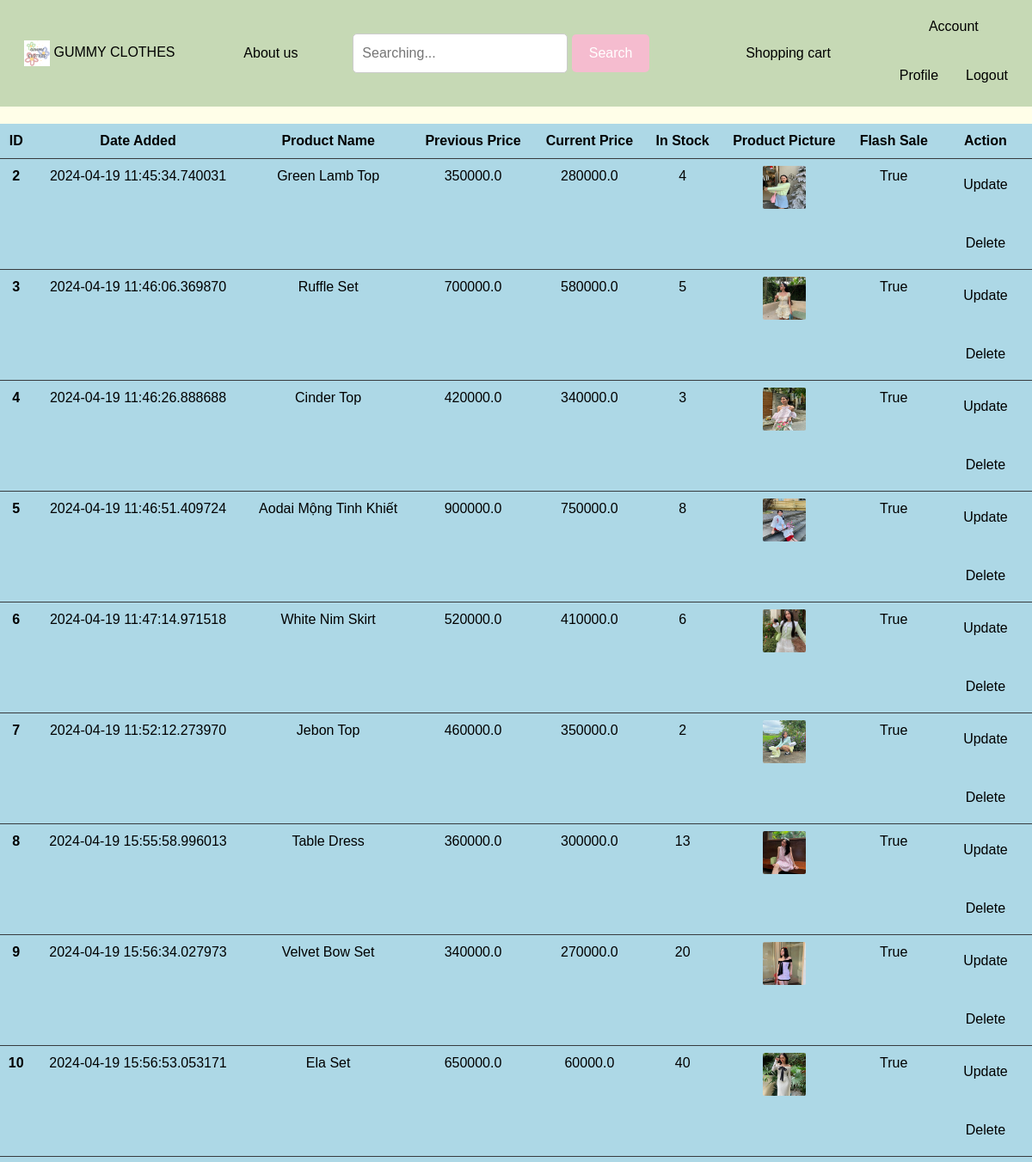
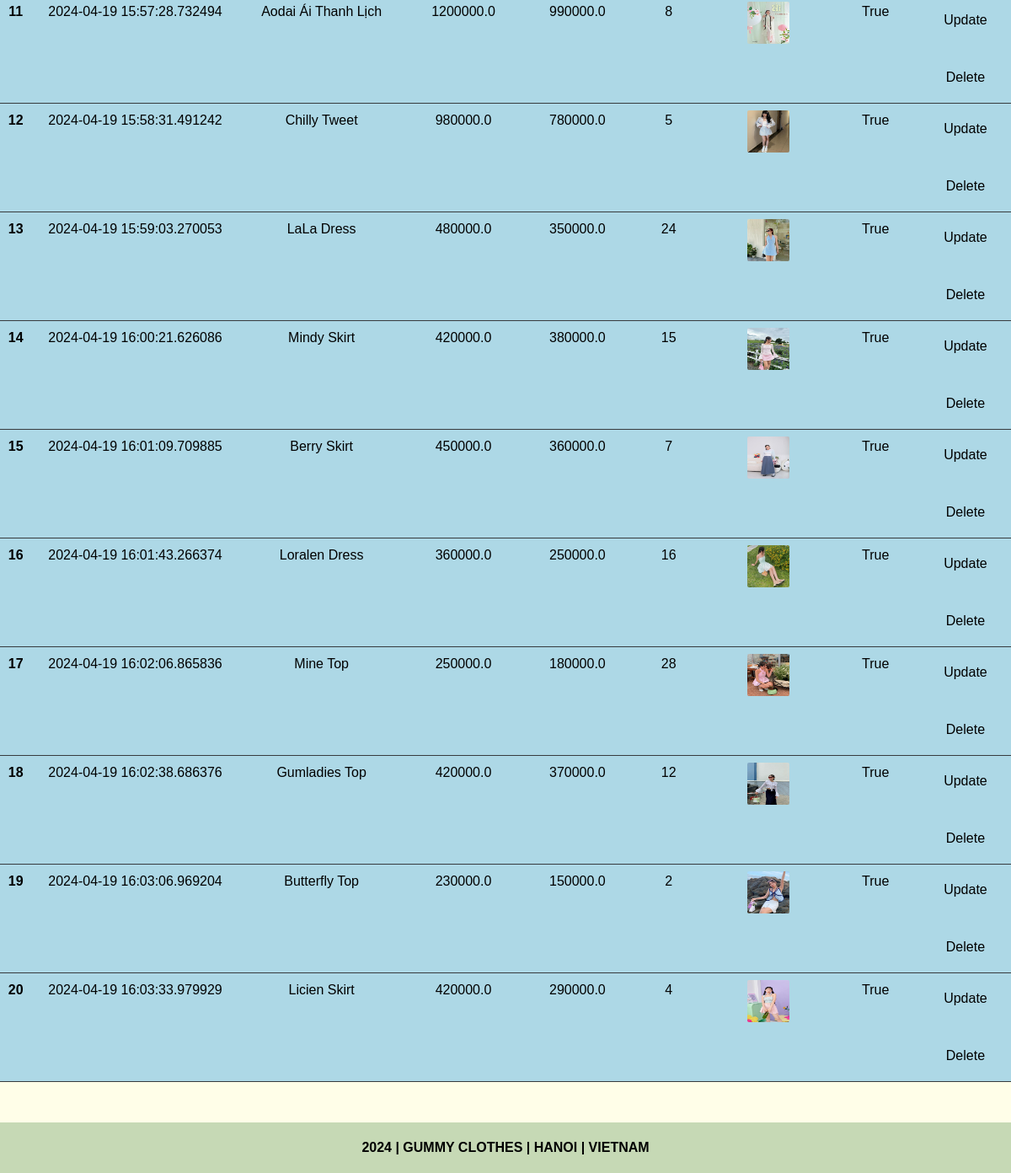
The page /shop-items (signed in) on the database its author committed (2 pictures, top to bottom).
### website/models.py (models this page shows, shortened)
class Product(db.Model):
    id = db.Column(db.Integer, primary_key=True)
    product_name = db.Column(db.String(100), nullable=False)
    current_price = db.Column(db.Float, nullable=False)
    previous_price = db.Column(db.Float, nullable=False)
    in_stock = db.Column(db.Integer, nullable=False)
    product_picture = db.Column(db.String(1000), nullable=False)
    flash_sale = db.Column(db.Boolean, default=False)
    date_added = db.Column(db.DateTime, default=datetime.utcnow)
    carts = db.relationship('Cart', backref=db.backref('product', lazy=True))
    orders = db.relationship('Order', backref=db.backref('product', lazy=True))

### website/admin.py (the view)
@admin.route('/shop-items', methods=['GET', 'POST'])
@login_required
def shop_items():
    if current_user.id == 1:
        items = Product.query.order_by(Product.date_added).all()
        return render_template('shop_items.html', items=items)
    return render_template('404.html')

### website/_init_.py (called while the page is built)
def create_app():
    app = Flask(__name__)
    app.config['SECRET_KEY'] = 'hbnwdvbn ajnbsjn ahe'
    app.config['SQLALCHEMY_DATABASE_URI'] = f'sqlite:///{DB_NAME}'
    db.init_app(app)
    @app.errorhandler(404)
    def page_not_found(error):
        return render_template('404.html')
    login_manager = LoginManager()
    login_manager.init_app(app)
    login_manager.login_view = 'auth.login'
    @login_manager.user_loader
    def load_user(id):
        return Customer.query.get(int(id))
    from .views import views
    from .auth import auth
    from .admin import admin
    from .models import Customer, Cart, Product, Order
    app.register_blueprint(views, url_prefix='/') # localhost:5000/about-us
    app.register_blueprint(auth, url_prefix='/') # localhost:5000/auth/change-password
    app.register_blueprint(admin, url_prefix='/')
    return app

### website/templates/shop_items.html (shortened to what this page needs)
{% extends 'base.html' %}
{% block body %}
{% if items | length < 1 %}
<h3 style="color: #624b53;">No Shop Items </h3>
{% else %}
<table class="table table-dark table-hover">
    <thead>
        <tr>
            <th scope="col">ID</th>
            <th scope="col">Date Added</th>
            <th scope="col">Product Name</th>
            <th scope="col">Previous Price</th>
            <th scope="col">Current Price</th>
            <th scope="col">In Stock</th>
            <th scope="col">Product Picture</th>
            <th scope="col">Flash Sale</th>
            <th scope="col">Action</th>
        </tr>
    </thead>
    <tbody>
        {% for item in items %}
        <tr>
            <th scope="row">{{ item.id }}</th>
            <td>{{ item.date_added }}</td>
            <td>{{ item.product_name }}</td>
            <td>{{ item.previous_price }}</td>
            <td>{{ item.current_price }}</td>
            <td>{{ item.in_stock }}</td>
            <td><img src="{{ item.product_picture }}" alt="" style="height: 50px; width: 50px; border-radius: 2px;"></td>
            <td>{{ item.flash_sale }}</td>
            <td>
                <a href="/update-item/{{ item.id }}">Update</a>
                <br>
                <a href="/delete-item/{{ item.id }}">Delete</a>
            </td>
        </tr>
        {% endfor %}
    </tbody>
</table>
{% endif %}
{% endblock %}

### website/static/css/style.css (style rules this page uses)
body { background-color: rgba(255, 254, 232, 255); }
body { font-family: Arial, sans-serif; margin: 0; padding: 0; }

### website/templates/base.html (style rules this page uses)
a { display: block; padding: 10px 15px; text-decoration: none; color: black; font-family: 'Montserrat', sans-serif; }

### website/templates/shop_items.html (style rules this page uses)
.table { margin-top: 20px; color: black; font-family: 'Montserrat', sans-serif; text-align: center; }

### rows shown on the page
Product: id "2", date_added "2024-04-19 11:45:34.740031", product_name "Green Lamb Top", previous_price "350000.0", current_price "280000.0", in_stock "4", product_picture (picture), flash_sale "True"
Product: id "3", date_added "2024-04-19 11:46:06.369870", product_name "Ruffle Set", previous_price "700000.0", current_price "580000.0", in_stock "5", product_picture (picture), flash_sale "True"
Product: id "4", date_added "2024-04-19 11:46:26.888688", product_name "Cinder Top", previous_price "420000.0", current_price "340000.0", in_stock "3", product_picture (picture), flash_sale "True"
Product: id "5", date_added "2024-04-19 11:46:51.409724", product_name "Aodai Mộng Tinh Khiết", previous_price "900000.0", current_price "750000.0", in_stock "8", product_picture (picture), flash_sale "True"
Product: id "6", date_added "2024-04-19 11:47:14.971518", product_name "White Nim Skirt", previous_price "520000.0", current_price "410000.0", in_stock "6", product_picture (picture), flash_sale "True"
Product: id "7", date_added "2024-04-19 11:52:12.273970", product_name "Jebon Top", previous_price "460000.0", current_price "350000.0", in_stock "2", product_picture (picture), flash_sale "True"
Product: id "8", date_added "2024-04-19 15:55:58.996013", product_name "Table Dress", previous_price "360000.0", current_price "300000.0", in_stock "13", product_picture (picture), flash_sale "True"
Product: id "9", date_added "2024-04-19 15:56:34.027973", product_name "Velvet Bow Set", previous_price "340000.0", current_price "270000.0", in_stock "20", product_picture (picture), flash_sale "True"
Product: id "10", date_added "2024-04-19 15:56:53.053171", product_name "Ela Set", previous_price "650000.0", current_price "60000.0", in_stock "40", product_picture (picture), flash_sale "True"
Product: id "11", date_added "2024-04-19 15:57:28.732494", product_name "Aodai Ái Thanh Lịch", previous_price "1200000.0", current_price "990000.0", in_stock "8", product_picture (picture), flash_sale "True"
Product: id "12", date_added "2024-04-19 15:58:31.491242", product_name "Chilly Tweet", previous_price "980000.0", current_price "780000.0", in_stock "5", product_picture (picture), flash_sale "True"
Product: id "13", date_added "2024-04-19 15:59:03.270053", product_name "LaLa Dress", previous_price "480000.0", current_price "350000.0", in_stock "24", product_picture (picture), flash_sale "True"
Product: id "14", date_added "2024-04-19 16:00:21.626086", product_name "Mindy Skirt", previous_price "420000.0", current_price "380000.0", in_stock "15", product_picture (picture), flash_sale "True"
Product: id "15", date_added "2024-04-19 16:01:09.709885", product_name "Berry Skirt", previous_price "450000.0", current_price "360000.0", in_stock "7", product_picture (picture), flash_sale "True"
Product: id "16", date_added "2024-04-19 16:01:43.266374", product_name "Loralen Dress", previous_price "360000.0", current_price "250000.0", in_stock "16", product_picture (picture), flash_sale "True"
Product: id "17", date_added "2024-04-19 16:02:06.865836", product_name "Mine Top", previous_price "250000.0", current_price "180000.0", in_stock "28", product_picture (picture), flash_sale "True"
Product: id "18", date_added "2024-04-19 16:02:38.686376", product_name "Gumladies Top", previous_price "420000.0", current_price "370000.0", in_stock "12", product_picture (picture), flash_sale "True"
Product: id "19", date_added "2024-04-19 16:03:06.969204", product_name "Butterfly Top", previous_price "230000.0", current_price "150000.0", in_stock "2", product_picture (picture), flash_sale "True"
Product: id "20", date_added "2024-04-19 16:03:33.979929", product_name "Licien Skirt", previous_price "420000.0", current_price "290000.0", in_stock "4", product_picture (picture), flash_sale "True"
